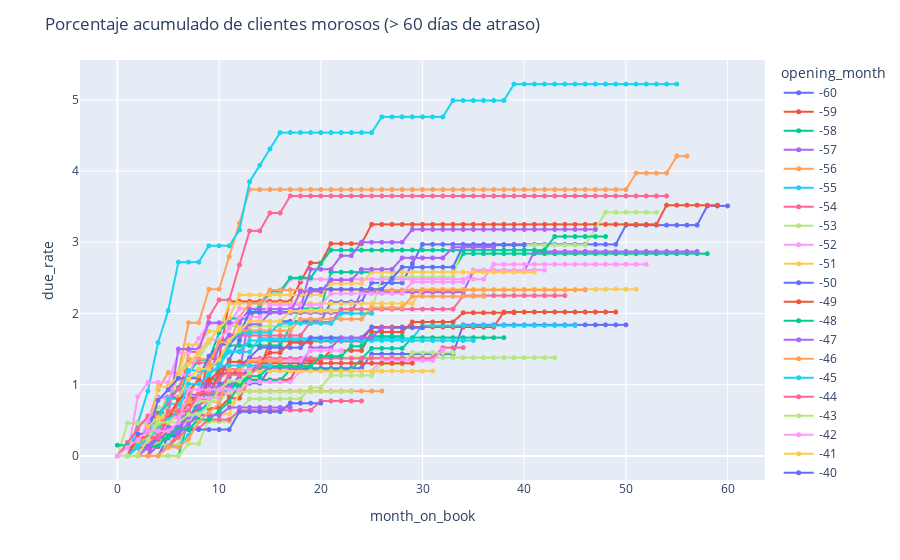

Write notebook code for a chart like this one.
### Markdown cell above
Ahora, se dará un vistazo a todos los cohortes.

### Code cell
get_cohort_graph(df_vintage_2, bucket_2)

### Figure 1 — Plotly figure (JSON) as saved in the notebook; plotly's stock layout.template omitted (floating-point values rounded to 4 significant figures)
{"data": [{"hovertemplate": "opening_month=-60<br>month_on_book=%{x}<br>due_rate=%{y}<extra></extra>", "legendgroup": "-60", "line": {"color": "#636efa", "dash": "solid"}, "marker": {"size": 5, "symbol": "circle"}, "mode": "markers+lines", "name": "-60", "showlegend": true, "type": "scattergl", "x": [0, 1, 2, 3, 4, 5, 6, 7, 8, 9, 10, 11, 12, 13, 14, 15, 16, 17, 18, 19, 20, 21, 22, 23, 24, 25, 26, 27, 28, 29, 30, 31, 32, 33, 34, 35, 36, 37, 38, 39, 40, 41, 42, 43, 44, 45, 46, 47, 48, 49, 50, 51, 52, 53, 54, 55, 56, 57, 58, 59, 60], "xaxis": "x", "y": [0, 0, 0, 0, 0, 0.27, 0.27, 0.81, 0.81, 1.08, 1.08, 1.35, 1.62, 1.89, 1.89, 1.89, 1.89, 1.89, 1.89, 1.89, 1.89, 2.16, 2.16, 2.16, 2.16, 2.43, 2.43, 2.43, 2.43, 2.7, 2.97, 2.97, 2.97, 2.97, 2.97, 2.97, 2.97, 2.97, 2.97, 2.97, 2.97, 2.97, 2.97, 2.97, 2.97, 2.97, 2.97, 2.97, 2.97, 2.97, 3.24, 3.24, 3.24, 3.24, 3.24, 3.24, 3.24, 3.24, 3.51, 3.51, 3.51], "yaxis": "y"}, {"hovertemplate": "opening_month=-59<br>month_on_book=%{x}<br>due_rate=%{y}<extra></extra>", "legendgroup": "-59", "line": {"color": "#EF553B", "dash": "solid"}, "marker": {"size": 5, "symbol": "circle"}, "mode": "markers+lines", "name": "-59", "showlegend": true, "type": "scattergl", "x": [0, 1, 2, 3, 4, 5, 6, 7, 8, 9, 10, 11, 12, 13, 14, 15, 16, 17, 18, 19, 20, 21, 22, 23, 24, 25, 26, 27, 28, 29, 30, 31, 32, 33, 34, 35, 36, 37, 38, 39, 40, 41, 42, 43, 44, 45, 46, 47, 48, 49, 50, 51, 52, 53, 54, 55, 56, 57, 58, 59], "xaxis": "x", "y": [0, 0, 0, 0.54, 0.54, 0.54, 0.81, 0.81, 0.81, 1.36, 1.36, 2.17, 2.17, 2.17, 2.17, 2.17, 2.17, 2.17, 2.44, 2.71, 2.71, 2.98, 2.98, 2.98, 2.98, 3.25, 3.25, 3.25, 3.25, 3.25, 3.25, 3.25, 3.25, 3.25, 3.25, 3.25, 3.25, 3.25, 3.25, 3.25, 3.25, 3.25, 3.25, 3.25, 3.25, 3.25, 3.25, 3.25, 3.25, 3.25, 3.25, 3.25, 3.25, 3.25, 3.52, 3.52, 3.52, 3.52, 3.52, 3.52], "yaxis": "y"}, {"hovertemplate": "opening_month=-58<br>month_on_book=%{x}<br>due_rate=%{y}<extra></extra>", "legendgroup": "-58", "line": {"color": "#00cc96", "dash": "solid"}, "marker": {"size": 5, "symbol": "circle"}, "mode": "markers+lines", "name": "-58", "showlegend": true, "type": "scattergl", "x": [0, 1, 2, 3, 4, 5, 6, 7, 8, 9, 10, 11, 12, 13, 14, 15, 16, 17, 18, 19, 20, 21, 22, 23, 24, 25, 26, 27, 28, 29, 30, 31, 32, 33, 34, 35, 36, 37, 38, 39, 40, 41, 42, 43, 44, 45, 46, 47, 48, 49, 50, 51, 52, 53, 54, 55, 56, 57, 58], "xaxis": "x", "y": [0, 0, 0, 0, 0, 0, 0, 0.52, 0.78, 0.78, 1.29, 1.55, 1.55, 1.55, 1.55, 1.55, 1.55, 1.81, 2.07, 2.07, 2.07, 2.58, 2.58, 2.58, 2.58, 2.58, 2.58, 2.58, 2.58, 2.58, 2.58, 2.58, 2.58, 2.58, 2.84, 2.84, 2.84, 2.84, 2.84, 2.84, 2.84, 2.84, 2.84, 2.84, 2.84, 2.84, 2.84, 2.84, 2.84, 2.84, 2.84, 2.84, 2.84, 2.84, 2.84, 2.84, 2.84, 2.84, 2.84], "yaxis": "y"}, {"hovertemplate": "opening_month=-57<br>month_on_book=%{x}<br>due_rate=%{y}<extra></extra>", "legendgroup": "-57", "line": {"color": "#ab63fa", "dash": "solid"}, "marker": {"size": 5, "symbol": "circle"}, "mode": "markers+lines", "name": "-57", "showlegend": true, "type": "scattergl", "x": [0, 1, 2, 3, 4, 5, 6, 7, 8, 9, 10, 11, 12, 13, 14, 15, 16, 17, 18, 19, 20, 21, 22, 23, 24, 25, 26, 27, 28, 29, 30, 31, 32, 33, 34, 35, 36, 37, 38, 39, 40, 41, 42, 43, 44, 45, 46, 47, 48, 49, 50, 51, 52, 53, 54, 55, 56, 57], "xaxis": "x", "y": [0, 0, 0, 0, 0.29, 0.29, 0.29, 0.86, 0.86, 0.86, 0.86, 0.86, 1.15, 2.01, 2.01, 2.01, 2.01, 2.01, 2.01, 2.01, 2.01, 2.01, 2.01, 2.01, 2.3, 2.3, 2.3, 2.3, 2.3, 2.3, 2.3, 2.3, 2.3, 2.3, 2.3, 2.59, 2.59, 2.59, 2.59, 2.59, 2.59, 2.87, 2.87, 2.87, 2.87, 2.87, 2.87, 2.87, 2.87, 2.87, 2.87, 2.87, 2.87, 2.87, 2.87, 2.87, 2.87, 2.87], "yaxis": "y"}, {"hovertemplate": "opening_month=-56<br>month_on_book=%{x}<br>due_rate=%{y}<extra></extra>", "legendgroup": "-56", "line": {"color": "#FFA15A", "dash": "solid"}, "marker": {"size": 5, "symbol": "circle"}, "mode": "markers+lines", "name": "-56", "showlegend": true, "type": "scattergl", "x": [0, 1, 2, 3, 4, 5, 6, 7, 8, 9, 10, 11, 12, 13, 14, 15, 16, 17, 18, 19, 20, 21, 22, 23, 24, 25, 26, 27, 28, 29, 30, 31, 32, 33, 34, 35, 36, 37, 38, 39, 40, 41, 42, 43, 44, 45, 46, 47, 48, 49, 50, 51, 52, 53, 54, 55, 56], "xaxis": "x", "y": [0, 0, 0.47, 0.47, 0.93, 1.17, 1.17, 1.87, 1.87, 2.34, 2.34, 2.8, 3.27, 3.74, 3.74, 3.74, 3.74, 3.74, 3.74, 3.74, 3.74, 3.74, 3.74, 3.74, 3.74, 3.74, 3.74, 3.74, 3.74, 3.74, 3.74, 3.74, 3.74, 3.74, 3.74, 3.74, 3.74, 3.74, 3.74, 3.74, 3.74, 3.74, 3.74, 3.74, 3.74, 3.74, 3.74, 3.74, 3.74, 3.74, 3.74, 3.97, 3.97, 3.97, 3.97, 4.21, 4.21], "yaxis": "y"}, {"hovertemplate": "opening_month=-55<br>month_on_book=%{x}<br>due_rate=%{y}<extra></extra>", "legendgroup": "-55", "line": {"color": "#19d3f3", "dash": "solid"}, "marker": {"size": 5, "symbol": "circle"}, "mode": "markers+lines", "name": "-55", "showlegend": true, "type": "scattergl", "x": [0, 1, 2, 3, 4, 5, 6, 7, 8, 9, 10, 11, 12, 13, 14, 15, 16, 17, 18, 19, 20, 21, 22, 23, 24, 25, 26, 27, 28, 29, 30, 31, 32, 33, 34, 35, 36, 37, 38, 39, 40, 41, 42, 43, 44, 45, 46, 47, 48, 49, 50, 51, 52, 53, 54, 55], "xaxis": "x", "y": [0, 0, 0.45, 0.91, 1.59, 2.04, 2.72, 2.72, 2.72, 2.95, 2.95, 2.95, 3.17, 3.85, 4.08, 4.31, 4.54, 4.54, 4.54, 4.54, 4.54, 4.54, 4.54, 4.54, 4.54, 4.54, 4.76, 4.76, 4.76, 4.76, 4.76, 4.76, 4.76, 4.99, 4.99, 4.99, 4.99, 4.99, 4.99, 5.22, 5.22, 5.22, 5.22, 5.22, 5.22, 5.22, 5.22, 5.22, 5.22, 5.22, 5.22, 5.22, 5.22, 5.22, 5.22, 5.22], "yaxis": "y"}, {"hovertemplate": "opening_month=-54<br>month_on_book=%{x}<br>due_rate=%{y}<extra></extra>", "legendgroup": "-54", "line": {"color": "#FF6692", "dash": "solid"}, "marker": {"size": 5, "symbol": "circle"}, "mode": "markers+lines", "name": "-54", "showlegend": true, "type": "scattergl", "x": [0, 1, 2, 3, 4, 5, 6, 7, 8, 9, 10, 11, 12, 13, 14, 15, 16, 17, 18, 19, 20, 21, 22, 23, 24, 25, 26, 27, 28, 29, 30, 31, 32, 33, 34, 35, 36, 37, 38, 39, 40, 41, 42, 43, 44, 45, 46, 47, 48, 49, 50, 51, 52, 53, 54], "xaxis": "x", "y": [0, 0, 0, 0.24, 0.49, 0.49, 0.73, 1.46, 1.46, 1.95, 2.19, 2.19, 2.68, 3.16, 3.16, 3.41, 3.41, 3.65, 3.65, 3.65, 3.65, 3.65, 3.65, 3.65, 3.65, 3.65, 3.65, 3.65, 3.65, 3.65, 3.65, 3.65, 3.65, 3.65, 3.65, 3.65, 3.65, 3.65, 3.65, 3.65, 3.65, 3.65, 3.65, 3.65, 3.65, 3.65, 3.65, 3.65, 3.65, 3.65, 3.65, 3.65, 3.65, 3.65, 3.65], "yaxis": "y"}, {"hovertemplate": "opening_month=-53<br>month_on_book=%{x}<br>due_rate=%{y}<extra></extra>", "legendgroup": "-53", "line": {"color": "#B6E880", "dash": "solid"}, "marker": {"size": 5, "symbol": "circle"}, "mode": "markers+lines", "name": "-53", "showlegend": true, "type": "scattergl", "x": [0, 1, 2, 3, 4, 5, 6, 7, 8, 9, 10, 11, 12, 13, 14, 15, 16, 17, 18, 19, 20, 21, 22, 23, 24, 25, 26, 27, 28, 29, 30, 31, 32, 33, 34, 35, 36, 37, 38, 39, 40, 41, 42, 43, 44, 45, 46, 47, 48, 49, 50, 51, 52, 53], "xaxis": "x", "y": [0, 0.46, 0.46, 0.46, 0.68, 0.68, 1.14, 1.37, 1.37, 1.59, 1.82, 1.82, 1.82, 1.82, 1.82, 1.82, 1.82, 1.82, 2.05, 2.05, 2.05, 2.05, 2.05, 2.05, 2.05, 2.05, 2.51, 2.51, 2.51, 2.51, 2.51, 2.51, 2.51, 2.51, 2.96, 2.96, 2.96, 2.96, 2.96, 2.96, 2.96, 2.96, 2.96, 2.96, 2.96, 2.96, 2.96, 3.19, 3.42, 3.42, 3.42, 3.42, 3.42, 3.42], "yaxis": "y"}, {"hovertemplate": "opening_month=-52<br>month_on_book=%{x}<br>due_rate=%{y}<extra></extra>", "legendgroup": "-52", "line": {"color": "#FF97FF", "dash": "solid"}, "marker": {"size": 5, "symbol": "circle"}, "mode": "markers+lines", "name": "-52", "showlegend": true, "type": "scattergl", "x": [0, 1, 2, 3, 4, 5, 6, 7, 8, 9, 10, 11, 12, 13, 14, 15, 16, 17, 18, 19, 20, 21, 22, 23, 24, 25, 26, 27, 28, 29, 30, 31, 32, 33, 34, 35, 36, 37, 38, 39, 40, 41, 42, 43, 44, 45, 46, 47, 48, 49, 50, 51, 52], "xaxis": "x", "y": [0, 0, 0.83, 1.03, 1.03, 1.03, 1.45, 1.45, 1.65, 1.86, 1.86, 1.86, 2.07, 2.07, 2.07, 2.27, 2.27, 2.48, 2.48, 2.48, 2.48, 2.48, 2.48, 2.48, 2.48, 2.48, 2.48, 2.48, 2.48, 2.48, 2.48, 2.48, 2.48, 2.48, 2.48, 2.48, 2.48, 2.69, 2.69, 2.69, 2.69, 2.69, 2.69, 2.69, 2.69, 2.69, 2.69, 2.69, 2.69, 2.69, 2.69, 2.69, 2.69], "yaxis": "y"}, {"hovertemplate": "opening_month=-51<br>month_on_book=%{x}<br>due_rate=%{y}<extra></extra>", "legendgroup": "-51", "line": {"color": "#FECB52", "dash": "solid"}, "marker": {"size": 5, "symbol": "circle"}, "mode": "markers+lines", "name": "-51", "showlegend": true, "type": "scattergl", "x": [0, 1, 2, 3, 4, 5, 6, 7, 8, 9, 10, 11, 12, 13, 14, 15, 16, 17, 18, 19, 20, 21, 22, 23, 24, 25, 26, 27, 28, 29, 30, 31, 32, 33, 34, 35, 36, 37, 38, 39, 40, 41, 42, 43, 44, 45, 46, 47, 48, 49, 50, 51], "xaxis": "x", "y": [0, 0.19, 0.19, 0.39, 0.39, 0.97, 1.17, 1.56, 1.56, 1.75, 1.75, 2.14, 2.14, 2.14, 2.14, 2.14, 2.14, 2.14, 2.14, 2.14, 2.14, 2.14, 2.14, 2.14, 2.14, 2.14, 2.14, 2.14, 2.14, 2.14, 2.34, 2.34, 2.34, 2.34, 2.34, 2.34, 2.34, 2.34, 2.34, 2.34, 2.34, 2.34, 2.34, 2.34, 2.34, 2.34, 2.34, 2.34, 2.34, 2.34, 2.34, 2.34], "yaxis": "y"}, {"hovertemplate": "opening_month=-50<br>month_on_book=%{x}<br>due_rate=%{y}<extra></extra>", "legendgroup": "-50", "line": {"color": "#636efa", "dash": "solid"}, "marker": {"size": 5, "symbol": "circle"}, "mode": "markers+lines", "name": "-50", "showlegend": true, "type": "scattergl", "x": [0, 1, 2, 3, 4, 5, 6, 7, 8, 9, 10, 11, 12, 13, 14, 15, 16, 17, 18, 19, 20, 21, 22, 23, 24, 25, 26, 27, 28, 29, 30, 31, 32, 33, 34, 35, 36, 37, 38, 39, 40, 41, 42, 43, 44, 45, 46, 47, 48, 49, 50], "xaxis": "x", "y": [0, 0, 0.2, 0.41, 0.82, 0.82, 0.82, 0.82, 0.82, 1.02, 1.02, 1.02, 1.02, 1.02, 1.02, 1.23, 1.23, 1.23, 1.23, 1.23, 1.23, 1.23, 1.23, 1.23, 1.23, 1.43, 1.43, 1.43, 1.43, 1.43, 1.43, 1.43, 1.43, 1.43, 1.84, 1.84, 1.84, 1.84, 1.84, 1.84, 1.84, 1.84, 1.84, 1.84, 1.84, 1.84, 1.84, 1.84, 1.84, 1.84, 1.84], "yaxis": "y"}, {"hovertemplate": "opening_month=-49<br>month_on_book=%{x}<br>due_rate=%{y}<extra></extra>", "legendgroup": "-49", "line": {"color": "#EF553B", "dash": "solid"}, "marker": {"size": 5, "symbol": "circle"}, "mode": "markers+lines", "name": "-49", "showlegend": true, "type": "scattergl", "x": [0, 1, 2, 3, 4, 5, 6, 7, 8, 9, 10, 11, 12, 13, 14, 15, 16, 17, 18, 19, 20, 21, 22, 23, 24, 25, 26, 27, 28, 29, 30, 31, 32, 33, 34, 35, 36, 37, 38, 39, 40, 41, 42, 43, 44, 45, 46, 47, 48, 49], "xaxis": "x", "y": [0, 0, 0, 0, 0.6, 0.6, 0.6, 0.81, 0.81, 1.01, 1.21, 1.21, 1.21, 1.21, 1.21, 1.61, 1.61, 1.61, 1.61, 1.61, 1.61, 1.61, 1.61, 1.61, 1.61, 1.81, 1.81, 1.81, 1.81, 1.81, 1.81, 1.81, 1.81, 1.81, 1.81, 1.81, 1.81, 1.81, 2.02, 2.02, 2.02, 2.02, 2.02, 2.02, 2.02, 2.02, 2.02, 2.02, 2.02, 2.02], "yaxis": "y"}, {"hovertemplate": "opening_month=-48<br>month_on_book=%{x}<br>due_rate=%{y}<extra></extra>", "legendgroup": "-48", "line": {"color": "#00cc96", "dash": "solid"}, "marker": {"size": 5, "symbol": "circle"}, "mode": "markers+lines", "name": "-48", "showlegend": true, "type": "scattergl", "x": [0, 1, 2, 3, 4, 5, 6, 7, 8, 9, 10, 11, 12, 13, 14, 15, 16, 17, 18, 19, 20, 21, 22, 23, 24, 25, 26, 27, 28, 29, 30, 31, 32, 33, 34, 35, 36, 37, 38, 39, 40, 41, 42, 43, 44, 45, 46, 47, 48], "xaxis": "x", "y": [0, 0, 0, 0.19, 0.58, 0.77, 0.96, 1.16, 1.35, 1.35, 1.73, 1.93, 1.93, 1.93, 2.12, 2.31, 2.31, 2.5, 2.5, 2.5, 2.7, 2.89, 2.89, 2.89, 2.89, 2.89, 2.89, 2.89, 2.89, 2.89, 2.89, 2.89, 2.89, 2.89, 2.89, 2.89, 2.89, 2.89, 2.89, 2.89, 2.89, 2.89, 2.89, 3.08, 3.08, 3.08, 3.08, 3.08, 3.08], "yaxis": "y"}, {"hovertemplate": "opening_month=-47<br>month_on_book=%{x}<br>due_rate=%{y}<extra></extra>", "legendgroup": "-47", "line": {"color": "#ab63fa", "dash": "solid"}, "marker": {"size": 5, "symbol": "circle"}, "mode": "markers+lines", "name": "-47", "showlegend": true, "type": "scattergl", "x": [0, 1, 2, 3, 4, 5, 6, 7, 8, 9, 10, 11, 12, 13, 14, 15, 16, 17, 18, 19, 20, 21, 22, 23, 24, 25, 26, 27, 28, 29, 30, 31, 32, 33, 34, 35, 36, 37, 38, 39, 40, 41, 42, 43, 44, 45, 46, 47], "xaxis": "x", "y": [0, 0, 0, 0.37, 0.56, 0.56, 1.5, 1.5, 1.5, 1.87, 1.87, 1.87, 1.87, 2.06, 2.06, 2.06, 2.06, 2.06, 2.06, 2.62, 2.62, 2.62, 2.81, 2.81, 3, 3, 3, 3, 3, 3.18, 3.18, 3.18, 3.18, 3.18, 3.18, 3.18, 3.18, 3.18, 3.18, 3.18, 3.18, 3.18, 3.18, 3.18, 3.18, 3.18, 3.18, 3.18], "yaxis": "y"}, {"hovertemplate": "opening_month=-46<br>month_on_book=%{x}<br>due_rate=%{y}<extra></extra>", "legendgroup": "-46", "line": {"color": "#FFA15A", "dash": "solid"}, "marker": {"size": 5, "symbol": "circle"}, "mode": "markers+lines", "name": "-46", "showlegend": true, "type": "scattergl", "x": [0, 1, 2, 3, 4, 5, 6, 7, 8, 9, 10, 11, 12, 13, 14, 15, 16, 17, 18, 19, 20, 21, 22, 23, 24, 25, 26, 27, 28, 29, 30, 31, 32, 33, 34, 35, 36, 37, 38, 39, 40, 41, 42, 43, 44, 45, 46], "xaxis": "x", "y": [0, 0, 0, 0.19, 0.39, 0.58, 0.78, 1.36, 1.36, 1.36, 1.56, 1.56, 1.95, 2.14, 2.14, 2.33, 2.33, 2.33, 2.33, 2.33, 2.33, 2.33, 2.33, 2.33, 2.33, 2.33, 2.33, 2.33, 2.33, 2.33, 2.33, 2.33, 2.33, 2.33, 2.33, 2.33, 2.33, 2.33, 2.33, 2.33, 2.33, 2.33, 2.33, 2.33, 2.33, 2.33, 2.33], "yaxis": "y"}, {"hovertemplate": "opening_month=-45<br>month_on_book=%{x}<br>due_rate=%{y}<extra></extra>", "legendgroup": "-45", "line": {"color": "#19d3f3", "dash": "solid"}, "marker": {"size": 5, "symbol": "circle"}, "mode": "markers+lines", "name": "-45", "showlegend": true, "type": "scattergl", "x": [0, 1, 2, 3, 4, 5, 6, 7, 8, 9, 10, 11, 12, 13, 14, 15, 16, 17, 18, 19, 20, 21, 22, 23, 24, 25, 26, 27, 28, 29, 30, 31, 32, 33, 34, 35, 36, 37, 38, 39, 40, 41, 42, 43, 44, 45], "xaxis": "x", "y": [0, 0, 0, 0.18, 0.55, 0.73, 0.73, 1.1, 1.1, 1.28, 1.28, 1.46, 1.46, 1.46, 1.65, 1.65, 1.65, 1.65, 1.65, 1.65, 1.65, 1.65, 1.65, 1.65, 1.65, 1.65, 1.65, 1.65, 1.65, 1.65, 1.83, 1.83, 1.83, 1.83, 1.83, 1.83, 1.83, 1.83, 1.83, 1.83, 1.83, 1.83, 1.83, 1.83, 1.83, 1.83], "yaxis": "y"}, {"hovertemplate": "opening_month=-44<br>month_on_book=%{x}<br>due_rate=%{y}<extra></extra>", "legendgroup": "-44", "line": {"color": "#FF6692", "dash": "solid"}, "marker": {"size": 5, "symbol": "circle"}, "mode": "markers+lines", "name": "-44", "showlegend": true, "type": "scattergl", "x": [0, 1, 2, 3, 4, 5, 6, 7, 8, 9, 10, 11, 12, 13, 14, 15, 16, 17, 18, 19, 20, 21, 22, 23, 24, 25, 26, 27, 28, 29, 30, 31, 32, 33, 34, 35, 36, 37, 38, 39, 40, 41, 42, 43, 44], "xaxis": "x", "y": [0, 0.19, 0.38, 0.56, 0.56, 0.75, 0.94, 1.31, 1.31, 1.31, 1.5, 1.69, 1.69, 1.69, 1.69, 1.69, 1.69, 1.69, 1.69, 1.88, 1.88, 1.88, 2.06, 2.06, 2.06, 2.06, 2.06, 2.06, 2.06, 2.06, 2.06, 2.06, 2.06, 2.06, 2.25, 2.25, 2.25, 2.25, 2.25, 2.25, 2.25, 2.25, 2.25, 2.25, 2.25], "yaxis": "y"}, {"hovertemplate": "opening_month=-43<br>month_on_book=%{x}<br>due_rate=%{y}<extra></extra>", "legendgroup": "-43", "line": {"color": "#B6E880", "dash": "solid"}, "marker": {"size": 5, "symbol": "circle"}, "mode": "markers+lines", "name": "-43", "showlegend": true, "type": "scattergl", "x": [0, 1, 2, 3, 4, 5, 6, 7, 8, 9, 10, 11, 12, 13, 14, 15, 16, 17, 18, 19, 20, 21, 22, 23, 24, 25, 26, 27, 28, 29, 30, 31, 32, 33, 34, 35, 36, 37, 38, 39, 40, 41, 42, 43], "xaxis": "x", "y": [0, 0, 0, 0, 0, 0, 0, 0.17, 0.17, 0.52, 0.52, 0.69, 0.86, 1.21, 1.21, 1.21, 1.21, 1.21, 1.21, 1.38, 1.38, 1.38, 1.38, 1.38, 1.38, 1.38, 1.38, 1.38, 1.38, 1.38, 1.38, 1.38, 1.38, 1.38, 1.38, 1.38, 1.38, 1.38, 1.38, 1.38, 1.38, 1.38, 1.38, 1.38], "yaxis": "y"}, {"hovertemplate": "opening_month=-42<br>month_on_book=%{x}<br>due_rate=%{y}<extra></extra>", "legendgroup": "-42", "line": {"color": "#FF97FF", "dash": "solid"}, "marker": {"size": 5, "symbol": "circle"}, "mode": "markers+lines", "name": "-42", "showlegend": true, "type": "scattergl", "x": [0, 1, 2, 3, 4, 5, 6, 7, 8, 9, 10, 11, 12, 13, 14, 15, 16, 17, 18, 19, 20, 21, 22, 23, 24, 25, 26, 27, 28, 29, 30, 31, 32, 33, 34, 35, 36, 37, 38, 39, 40, 41, 42], "xaxis": "x", "y": [0, 0, 0.16, 0.49, 0.81, 0.81, 1.14, 1.14, 1.47, 1.63, 1.63, 1.79, 1.95, 1.95, 1.95, 2.12, 2.12, 2.12, 2.12, 2.12, 2.12, 2.28, 2.28, 2.28, 2.28, 2.28, 2.28, 2.28, 2.28, 2.44, 2.44, 2.44, 2.44, 2.44, 2.44, 2.61, 2.61, 2.61, 2.61, 2.61, 2.61, 2.61, 2.61], "yaxis": "y"}, {"hovertemplate": "opening_month=-41<br>month_on_book=%{x}<br>due_rate=%{y}<extra></extra>", "legendgroup": "-41", "line": {"color": "#FECB52", "dash": "solid"}, "marker": {"size": 5, "symbol": "circle"}, "mode": "markers+lines", "name": "-41", "showlegend": true, "type": "scattergl", "x": [0, 1, 2, 3, 4, 5, 6, 7, 8, 9, 10, 11, 12, 13, 14, 15, 16, 17, 18, 19, 20, 21, 22, 23, 24, 25, 26, 27, 28, 29, 30, 31, 32, 33, 34, 35, 36, 37, 38, 39, 40, 41], "xaxis": "x", "y": [0, 0, 0, 0.16, 0.97, 0.97, 1.13, 1.29, 1.45, 1.62, 1.78, 1.94, 2.26, 2.26, 2.26, 2.26, 2.26, 2.26, 2.26, 2.26, 2.26, 2.42, 2.42, 2.42, 2.42, 2.58, 2.58, 2.58, 2.58, 2.58, 2.58, 2.58, 2.58, 2.58, 2.58, 2.58, 2.58, 2.58, 2.58, 2.58, 2.58, 2.58], "yaxis": "y"}, {"hovertemplate": "opening_month=-40<br>month_on_book=%{x}<br>due_rate=%{y}<extra></extra>", "legendgroup": "-40", "line": {"color": "#636efa", "dash": "solid"}, "marker": {"size": 5, "symbol": "circle"}, "mode": "markers+lines", "name": "-40", "showlegend": true, "type": "scattergl", "x": [0, 1, 2, 3, 4, 5, 6, 7, 8, 9, 10, 11, 12, 13, 14, 15, 16, 17, 18, 19, 20, 21, 22, 23, 24, 25, 26, 27, 28, 29, 30, 31, 32, 33, 34, 35, 36, 37, 38, 39, 40], "xaxis": "x", "y": [0, 0, 0.31, 0.31, 0.78, 0.93, 1.09, 1.09, 1.09, 1.4, 1.56, 1.56, 1.71, 2.02, 2.02, 2.02, 2.02, 2.02, 2.02, 2.34, 2.34, 2.34, 2.34, 2.34, 2.34, 2.34, 2.34, 2.49, 2.65, 2.65, 2.65, 2.65, 2.65, 2.65, 2.96, 2.96, 2.96, 2.96, 2.96, 2.96, 2.96], "yaxis": "y"}, {"hovertemplate": "opening_month=-39<br>month_on_book=%{x}<br>due_rate=%{y}<extra></extra>", "legendgroup": "-39", "line": {"color": "#EF553B", "dash": "solid"}, "marker": {"size": 5, "symbol": "circle"}, "mode": "markers+lines", "name": "-39", "showlegend": true, "type": "scattergl", "x": [0, 1, 2, 3, 4, 5, 6, 7, 8, 9, 10, 11, 12, 13, 14, 15, 16, 17, 18, 19, 20, 21, 22, 23, 24, 25, 26, 27, 28, 29, 30, 31, 32, 33, 34, 35, 36, 37, 38, 39], "xaxis": "x", "y": [0, 0.13, 0.13, 0.13, 0.13, 0.4, 0.4, 0.54, 0.67, 0.67, 0.67, 0.81, 0.81, 1.07, 1.07, 1.07, 1.07, 1.07, 1.34, 1.34, 1.34, 1.48, 1.48, 1.48, 1.48, 1.74, 1.74, 1.74, 1.74, 1.88, 1.88, 1.88, 1.88, 1.88, 2.01, 2.01, 2.01, 2.01, 2.01, 2.01], "yaxis": "y"}, {"hovertemplate": "opening_month=-38<br>month_on_book=%{x}<br>due_rate=%{y}<extra></extra>", "legendgroup": "-38", "line": {"color": "#00cc96", "dash": "solid"}, "marker": {"size": 5, "symbol": "circle"}, "mode": "markers+lines", "name": "-38", "showlegend": true, "type": "scattergl", "x": [0, 1, 2, 3, 4, 5, 6, 7, 8, 9, 10, 11, 12, 13, 14, 15, 16, 17, 18, 19, 20, 21, 22, 23, 24, 25, 26, 27, 28, 29, 30, 31, 32, 33, 34, 35, 36, 37, 38], "xaxis": "x", "y": [0.15, 0.15, 0.15, 0.15, 0.3, 0.3, 0.3, 0.45, 0.61, 0.76, 0.91, 0.91, 1.06, 1.06, 1.06, 1.06, 1.06, 1.21, 1.21, 1.21, 1.21, 1.21, 1.21, 1.21, 1.36, 1.51, 1.51, 1.51, 1.51, 1.66, 1.66, 1.66, 1.66, 1.66, 1.66, 1.66, 1.66, 1.66, 1.66], "yaxis": "y"}, {"hovertemplate": "opening_month=-37<br>month_on_book=%{x}<br>due_rate=%{y}<extra></extra>", "legendgroup": "-37", "line": {"color": "#ab63fa", "dash": "solid"}, "marker": {"size": 5, "symbol": "circle"}, "mode": "markers+lines", "name": "-37", "showlegend": true, "type": "scattergl", "x": [0, 1, 2, 3, 4, 5, 6, 7, 8, 9, 10, 11, 12, 13, 14, 15, 16, 17, 18, 19, 20, 21, 22, 23, 24, 25, 26, 27, 28, 29, 30, 31, 32, 33, 34, 35, 36, 37], "xaxis": "x", "y": [0, 0, 0, 0, 0.15, 0.15, 0.31, 0.93, 0.93, 1.08, 1.54, 1.7, 1.7, 1.85, 1.85, 2.01, 2.01, 2.01, 2.31, 2.31, 2.31, 2.47, 2.47, 2.47, 2.62, 2.62, 2.62, 2.62, 2.78, 2.78, 2.78, 2.78, 2.78, 2.93, 2.93, 2.93, 2.93, 2.93], "yaxis": "y"}, {"hovertemplate": "opening_month=-36<br>month_on_book=%{x}<br>due_rate=%{y}<extra></extra>", "legendgroup": "-36", "line": {"color": "#FFA15A", "dash": "solid"}, "marker": {"size": 5, "symbol": "circle"}, "mode": "markers+lines", "name": "-36", "showlegend": true, "type": "scattergl", "x": [0, 1, 2, 3, 4, 5, 6, 7, 8, 9, 10, 11, 12, 13, 14, 15, 16, 17, 18, 19, 20, 21, 22, 23, 24, 25, 26, 27, 28, 29, 30, 31, 32, 33, 34, 35, 36], "xaxis": "x", "y": [0, 0, 0, 0.16, 0.32, 0.64, 0.64, 0.8, 1.12, 1.28, 1.6, 1.6, 1.76, 1.76, 1.76, 1.76, 1.76, 1.76, 1.92, 1.92, 1.92, 1.92, 1.92, 1.92, 1.92, 2.08, 2.08, 2.08, 2.08, 2.24, 2.24, 2.24, 2.24, 2.24, 2.24, 2.24, 2.24], "yaxis": "y"}, {"hovertemplate": "opening_month=-35<br>month_on_book=%{x}<br>due_rate=%{y}<extra></extra>", "legendgroup": "-35", "line": {"color": "#19d3f3", "dash": "solid"}, "marker": {"size": 5, "symbol": "circle"}, "mode": "markers+lines", "name": "-35", "showlegend": true, "type": "scattergl", "x": [0, 1, 2, 3, 4, 5, 6, 7, 8, 9, 10, 11, 12, 13, 14, 15, 16, 17, 18, 19, 20, 21, 22, 23, 24, 25, 26, 27, 28, 29, 30, 31, 32, 33, 34, 35], "xaxis": "x", "y": [0, 0, 0, 0.15, 0.15, 0.15, 0.15, 0.29, 0.59, 0.74, 1.33, 1.47, 1.47, 1.62, 1.62, 1.62, 1.62, 1.62, 1.62, 1.62, 1.62, 1.62, 1.62, 1.62, 1.62, 1.62, 1.62, 1.62, 1.62, 1.62, 1.62, 1.62, 1.62, 1.62, 1.62, 1.62], "yaxis": "y"}, {"hovertemplate": "opening_month=-34<br>month_on_book=%{x}<br>due_rate=%{y}<extra></extra>", "legendgroup": "-34", "line": {"color": "#FF6692", "dash": "solid"}, "marker": {"size": 5, "symbol": "circle"}, "mode": "markers+lines", "name": "-34", "showlegend": true, "type": "scattergl", "x": [0, 1, 2, 3, 4, 5, 6, 7, 8, 9, 10, 11, 12, 13, 14, 15, 16, 17, 18, 19, 20, 21, 22, 23, 24, 25, 26, 27, 28, 29, 30, 31, 32, 33, 34], "xaxis": "x", "y": [0, 0, 0, 0, 0, 0.15, 0.3, 0.76, 0.76, 0.91, 1.07, 1.22, 1.22, 1.37, 1.37, 1.37, 1.37, 1.37, 1.37, 1.37, 1.37, 1.37, 1.37, 1.37, 1.37, 1.37, 1.37, 1.37, 1.37, 1.37, 1.37, 1.37, 1.52, 1.52, 1.52], "yaxis": "y"}, {"hovertemplate": "opening_month=-33<br>month_on_book=%{x}<br>due_rate=%{y}<extra></extra>", "legendgroup": "-33", "line": {"color": "#B6E880", "dash": "solid"}, "marker": {"size": 5, "symbol": "circle"}, "mode": "markers+lines", "name": "-33", "showlegend": true, "type": "scattergl", "x": [0, 1, 2, 3, 4, 5, 6, 7, 8, 9, 10, 11, 12, 13, 14, 15, 16, 17, 18, 19, 20, 21, 22, 23, 24, 25, 26, 27, 28, 29, 30, 31, 32, 33], "xaxis": "x", "y": [0, 0, 0.16, 0.16, 0.16, 0.16, 0.16, 0.48, 0.48, 0.48, 0.48, 0.48, 0.64, 0.8, 0.8, 0.8, 0.8, 0.8, 0.8, 0.96, 0.96, 1.13, 1.13, 1.13, 1.13, 1.13, 1.29, 1.29, 1.29, 1.45, 1.45, 1.45, 1.45, 1.45], "yaxis": "y"}, {"hovertemplate": "opening_month=-32<br>month_on_book=%{x}<br>due_rate=%{y}<extra></extra>", "legendgroup": "-32", "line": {"color": "#FF97FF", "dash": "solid"}, "marker": {"size": 5, "symbol": "circle"}, "mode": "markers+lines", "name": "-32", "showlegend": true, "type": "scattergl", "x": [0, 1, 2, 3, 4, 5, 6, 7, 8, 9, 10, 11, 12, 13, 14, 15, 16, 17, 18, 19, 20, 21, 22, 23, 24, 25, 26, 27, 28, 29, 30, 31, 32], "xaxis": "x", "y": [0, 0, 0.15, 0.15, 0.3, 0.3, 0.45, 0.45, 0.74, 0.74, 0.89, 0.89, 0.89, 1.04, 1.04, 1.04, 1.04, 1.04, 1.19, 1.19, 1.19, 1.19, 1.19, 1.19, 1.19, 1.19, 1.34, 1.34, 1.34, 1.34, 1.34, 1.34, 1.49], "yaxis": "y"}, {"hovertemplate": "opening_month=-31<br>month_on_book=%{x}<br>due_rate=%{y}<extra></extra>", "legendgroup": "-31", "line": {"color": "#FECB52", "dash": "solid"}, "marker": {"size": 5, "symbol": "circle"}, "mode": "markers+lines", "name": "-31", "showlegend": true, "type": "scattergl", "x": [0, 1, 2, 3, 4, 5, 6, 7, 8, 9, 10, 11, 12, 13, 14, 15, 16, 17, 18, 19, 20, 21, 22, 23, 24, 25, 26, 27, 28, 29, 30, 31], "xaxis": "x", "y": [0, 0, 0.15, 0.15, 0.15, 0.45, 0.59, 0.59, 0.59, 0.59, 0.59, 0.59, 0.89, 1.19, 1.19, 1.19, 1.19, 1.19, 1.19, 1.19, 1.19, 1.19, 1.19, 1.19, 1.19, 1.19, 1.19, 1.19, 1.19, 1.19, 1.19, 1.19], "yaxis": "y"}, {"hovertemplate": "opening_month=-30<br>month_on_book=%{x}<br>due_rate=%{y}<extra></extra>", "legendgroup": "-30", "line": {"color": "#636efa", "dash": "solid"}, "marker": {"size": 5, "symbol": "circle"}, "mode": "markers+lines", "name": "-30", "showlegend": true, "type": "scattergl", "x": [0, 1, 2, 3, 4, 5, 6, 7, 8, 9, 10, 11, 12, 13, 14, 15, 16, 17, 18, 19, 20, 21, 22, 23, 24, 25, 26, 27, 28, 29, 30], "xaxis": "x", "y": [0, 0, 0, 0.14, 0.14, 0.28, 0.28, 0.69, 0.69, 0.97, 0.97, 1.11, 1.24, 1.38, 1.52, 1.52, 1.52, 1.52, 1.52, 1.66, 1.66, 1.66, 1.66, 1.66, 1.66, 1.8, 1.8, 1.8, 1.8, 1.8, 1.8], "yaxis": "y"}, {"hovertemplate": "opening_month=-29<br>month_on_book=%{x}<br>due_rate=%{y}<extra></extra>", "legendgroup": "-29", "line": {"color": "#EF553B", "dash": "solid"}, "marker": {"size": 5, "symbol": "circle"}, "mode": "markers+lines", "name": "-29", "showlegend": true, "type": "scattergl", "x": [0, 1, 2, 3, 4, 5, 6, 7, 8, 9, 10, 11, 12, 13, 14, 15, 16, 17, 18, 19, 20, 21, 22, 23, 24, 25, 26, 27, 28, 29], "xaxis": "x", "y": [0, 0, 0, 0.14, 0.29, 0.58, 0.58, 0.72, 0.87, 0.87, 1.16, 1.16, 1.16, 1.16, 1.3, 1.3, 1.3, 1.3, 1.3, 1.3, 1.3, 1.3, 1.3, 1.3, 1.3, 1.3, 1.3, 1.3, 1.3, 1.3], "yaxis": "y"}, {"hovertemplate": "opening_month=-28<br>month_on_book=%{x}<br>due_rate=%{y}<extra></extra>", "legendgroup": "-28", "line": {"color": "#00cc96", "dash": "solid"}, "marker": {"size": 5, "symbol": "circle"}, "mode": "markers+lines", "name": "-28", "showlegend": true, "type": "scattergl", "x": [0, 1, 2, 3, 4, 5, 6, 7, 8, 9, 10, 11, 12, 13, 14, 15, 16, 17, 18, 19, 20, 21, 22, 23, 24, 25, 26, 27, 28], "xaxis": "x", "y": [0, 0, 0.14, 0.14, 0.14, 0.28, 0.42, 0.56, 0.7, 0.84, 0.98, 0.98, 0.98, 1.12, 1.12, 1.26, 1.26, 1.26, 1.26, 1.26, 1.4, 1.4, 1.4, 1.54, 1.54, 1.68, 1.68, 1.68, 1.68], "yaxis": "y"}, {"hovertemplate": "opening_month=-27<br>month_on_book=%{x}<br>due_rate=%{y}<extra></extra>", "legendgroup": "-27", "line": {"color": "#ab63fa", "dash": "solid"}, "marker": {"size": 5, "symbol": "circle"}, "mode": "markers+lines", "name": "-27", "showlegend": true, "type": "scattergl", "x": [0, 1, 2, 3, 4, 5, 6, 7, 8, 9, 10, 11, 12, 13, 14, 15, 16, 17, 18, 19, 20, 21, 22, 23, 24, 25, 26, 27], "xaxis": "x", "y": [0, 0, 0, 0.14, 0.28, 0.41, 0.41, 0.55, 0.69, 0.97, 0.97, 0.97, 1.11, 1.24, 1.24, 1.24, 1.24, 1.24, 1.24, 1.52, 1.52, 1.52, 1.66, 1.66, 1.66, 1.66, 1.8, 1.8], "yaxis": "y"}, {"hovertemplate": "opening_month=-26<br>month_on_book=%{x}<br>due_rate=%{y}<extra></extra>", "legendgroup": "-26", "line": {"color": "#FFA15A", "dash": "solid"}, "marker": {"size": 5, "symbol": "circle"}, "mode": "markers+lines", "name": "-26", "showlegend": true, "type": "scattergl", "x": [0, 1, 2, 3, 4, 5, 6, 7, 8, 9, 10, 11, 12, 13, 14, 15, 16, 17, 18, 19, 20, 21, 22, 23, 24, 25, 26], "xaxis": "x", "y": [0, 0, 0, 0.3, 0.46, 0.61, 0.61, 0.76, 0.76, 0.76, 0.76, 0.91, 0.91, 0.91, 0.91, 0.91, 0.91, 0.91, 0.91, 0.91, 0.91, 0.91, 0.91, 0.91, 0.91, 0.91, 0.91], "yaxis": "y"}, {"hovertemplate": "opening_month=-25<br>month_on_book=%{x}<br>due_rate=%{y}<extra></extra>", "legendgroup": "-25", "line": {"color": "#19d3f3", "dash": "solid"}, "marker": {"size": 5, "symbol": "circle"}, "mode": "markers+lines", "name": "-25", "showlegend": true, "type": "scattergl", "x": [0, 1, 2, 3, 4, 5, 6, 7, 8, 9, 10, 11, 12, 13, 14, 15, 16, 17, 18, 19, 20, 21, 22, 23, 24, 25], "xaxis": "x", "y": [0, 0, 0.13, 0.27, 0.53, 0.8, 0.8, 1.2, 1.2, 1.2, 1.2, 1.6, 1.73, 1.73, 1.73, 1.73, 1.86, 1.86, 1.86, 1.86, 1.86, 1.86, 2, 2, 2, 2], "yaxis": "y"}, {"hovertemplate": "opening_month=-24<br>month_on_book=%{x}<br>due_rate=%{y}<extra></extra>", "legendgroup": "-24", "line": {"color": "#FF6692", "dash": "solid"}, "marker": {"size": 5, "symbol": "circle"}, "mode": "markers+lines", "name": "-24", "showlegend": true, "type": "scattergl", "x": [0, 1, 2, 3, 4, 5, 6, 7, 8, 9, 10, 11, 12, 13, 14, 15, 16, 17, 18, 19, 20, 21, 22, 23, 24], "xaxis": "x", "y": [0, 0, 0, 0, 0, 0.13, 0.26, 0.39, 0.39, 0.51, 0.51, 0.51, 0.64, 0.64, 0.64, 0.64, 0.64, 0.64, 0.64, 0.64, 0.77, 0.77, 0.77, 0.77, 0.77], "yaxis": "y"}, {"hovertemplate": "opening_month=-23<br>month_on_book=%{x}<br>due_rate=%{y}<extra></extra>", "legendgroup": "-23", "line": {"color": "#B6E880", "dash": "solid"}, "marker": {"size": 5, "symbol": "circle"}, "mode": "markers+lines", "name": "-23", "showlegend": true, "type": "scattergl", "x": [0, 1, 2, 3, 4, 5, 6, 7, 8, 9, 10, 11, 12, 13, 14, 15, 16, 17, 18, 19, 20, 21, 22, 23], "xaxis": "x", "y": [0, 0, 0, 0.26, 0.51, 0.64, 0.64, 0.64, 0.77, 0.77, 0.77, 0.9, 0.9, 0.9, 0.9, 0.9, 0.9, 0.9, 0.9, 0.9, 0.9, 0.9, 0.9, 0.9], "yaxis": "y"}, {"hovertemplate": "opening_month=-22<br>month_on_book=%{x}<br>due_rate=%{y}<extra></extra>", "legendgroup": "-22", "line": {"color": "#FF97FF", "dash": "solid"}, "marker": {"size": 5, "symbol": "circle"}, "mode": "markers+lines", "name": "-22", "showlegend": true, "type": "scattergl", "x": [0, 1, 2, 3, 4, 5, 6, 7, 8, 9, 10, 11, 12, 13, 14, 15, 16, 17, 18, 19, 20, 21, 22], "xaxis": "x", "y": [0, 0, 0.13, 0.27, 0.27, 0.54, 0.54, 0.67, 0.81, 0.81, 0.81, 1.21, 1.21, 1.21, 1.34, 1.34, 1.34, 1.34, 1.34, 1.48, 1.48, 1.48, 1.48], "yaxis": "y"}, {"hovertemplate": "opening_month=-21<br>month_on_book=%{x}<br>due_rate=%{y}<extra></extra>", "legendgroup": "-21", "line": {"color": "#FECB52", "dash": "solid"}, "marker": {"size": 5, "symbol": "circle"}, "mode": "markers+lines", "name": "-21", "showlegend": true, "type": "scattergl", "x": [0, 1, 2, 3, 4, 5, 6, 7, 8, 9, 10, 11, 12, 13, 14, 15, 16, 17, 18, 19, 20, 21], "xaxis": "x", "y": [0, 0, 0, 0.41, 0.54, 0.54, 0.81, 1.08, 1.22, 1.22, 1.35, 1.62, 1.76, 1.89, 1.89, 1.89, 1.89, 2.03, 2.03, 2.03, 2.03, 2.03], "yaxis": "y"}, {"hovertemplate": "opening_month=-20<br>month_on_book=%{x}<br>due_rate=%{y}<extra></extra>", "legendgroup": "-20", "line": {"color": "#636efa", "dash": "solid"}, "marker": {"size": 5, "symbol": "circle"}, "mode": "markers+lines", "name": "-20", "showlegend": true, "type": "scattergl", "x": [0, 1, 2, 3, 4, 5, 6, 7, 8, 9, 10, 11, 12, 13, 14, 15, 16, 17, 18, 19, 20], "xaxis": "x", "y": [0, 0, 0.12, 0.12, 0.25, 0.25, 0.37, 0.37, 0.37, 0.37, 0.37, 0.37, 0.62, 0.62, 0.62, 0.62, 0.62, 0.74, 0.74, 0.74, 0.74], "yaxis": "y"}, {"hovertemplate": "opening_month=-19<br>month_on_book=%{x}<br>due_rate=%{y}<extra></extra>", "legendgroup": "-19", "line": {"color": "#EF553B", "dash": "solid"}, "marker": {"size": 5, "symbol": "circle"}, "mode": "markers+lines", "name": "-19", "showlegend": true, "type": "scattergl", "x": [0, 1, 2, 3, 4, 5, 6, 7, 8, 9, 10, 11, 12, 13, 14, 15, 16, 17, 18, 19], "xaxis": "x", "y": [0, 0, 0.26, 0.26, 0.26, 0.53, 0.79, 0.92, 1.06, 1.06, 1.19, 1.32, 1.32, 1.32, 1.32, 1.45, 1.45, 1.59, 1.59, 1.59], "yaxis": "y"}, {"hovertemplate": "opening_month=-18<br>month_on_book=%{x}<br>due_rate=%{y}<extra></extra>", "legendgroup": "-18", "line": {"color": "#00cc96", "dash": "solid"}, "marker": {"size": 5, "symbol": "circle"}, "mode": "markers+lines", "name": "-18", "showlegend": true, "type": "scattergl", "x": [0, 1, 2, 3, 4, 5, 6, 7, 8, 9, 10, 11, 12, 13, 14, 15, 16, 17, 18], "xaxis": "x", "y": [0, 0, 0.13, 0.25, 0.25, 0.25, 0.38, 0.38, 0.51, 0.51, 0.63, 0.76, 1.01, 1.14, 1.26, 1.26, 1.26, 1.26, 1.26], "yaxis": "y"}, {"hovertemplate": "opening_month=-17<br>month_on_book=%{x}<br>due_rate=%{y}<extra></extra>", "legendgroup": "-17", "line": {"color": "#ab63fa", "dash": "solid"}, "marker": {"size": 5, "symbol": "circle"}, "mode": "markers+lines", "name": "-17", "showlegend": true, "type": "scattergl", "x": [0, 1, 2, 3, 4, 5, 6, 7, 8, 9, 10, 11, 12, 13, 14, 15, 16, 17], "xaxis": "x", "y": [0, 0, 0, 0.11, 0.23, 0.34, 0.34, 0.45, 0.57, 0.57, 0.57, 0.68, 0.68, 0.68, 0.68, 0.68, 0.68, 0.68], "yaxis": "y"}, {"hovertemplate": "opening_month=-16<br>month_on_book=%{x}<br>due_rate=%{y}<extra></extra>", "legendgroup": "-16", "line": {"color": "#FFA15A", "dash": "solid"}, "marker": {"size": 5, "symbol": "circle"}, "mode": "markers+lines", "name": "-16", "showlegend": true, "type": "scattergl", "x": [0, 1, 2, 3, 4, 5, 6, 7, 8, 9, 10, 11, 12, 13, 14, 15, 16], "xaxis": "x", "y": [0, 0, 0, 0, 0, 0.12, 0.12, 0.24, 0.48, 0.61, 0.73, 1.21, 1.21, 1.33, 1.33, 1.33, 1.33], "yaxis": "y"}, {"hovertemplate": "opening_month=-15<br>month_on_book=%{x}<br>due_rate=%{y}<extra></extra>", "legendgroup": "-15", "line": {"color": "#19d3f3", "dash": "solid"}, "marker": {"size": 5, "symbol": "circle"}, "mode": "markers+lines", "name": "-15", "showlegend": true, "type": "scattergl", "x": [0, 1, 2, 3, 4, 5, 6, 7, 8, 9, 10, 11, 12, 13, 14, 15], "xaxis": "x", "y": [0, 0, 0.13, 0.25, 0.38, 0.51, 0.63, 1.01, 1.01, 1.14, 1.27, 1.27, 1.27, 1.27, 1.27, 1.27], "yaxis": "y"}, {"hovertemplate": "opening_month=-14<br>month_on_book=%{x}<br>due_rate=%{y}<extra></extra>", "legendgroup": "-14", "line": {"color": "#FF6692", "dash": "solid"}, "marker": {"size": 5, "symbol": "circle"}, "mode": "markers+lines", "name": "-14", "showlegend": true, "type": "scattergl", "x": [0, 1, 2, 3, 4, 5, 6, 7, 8, 9, 10, 11, 12, 13, 14], "xaxis": "x", "y": [0, 0, 0, 0.25, 0.25, 0.63, 0.63, 0.63, 0.89, 0.89, 0.89, 1.14, 1.14, 1.14, 1.27], "yaxis": "y"}, {"hovertemplate": "opening_month=-13<br>month_on_book=%{x}<br>due_rate=%{y}<extra></extra>", "legendgroup": "-13", "line": {"color": "#B6E880", "dash": "solid"}, "marker": {"size": 5, "symbol": "circle"}, "mode": "markers+lines", "name": "-13", "showlegend": true, "type": "scattergl", "x": [0, 1, 2, 3, 4, 5, 6, 7, 8, 9, 10, 11, 12, 13], "xaxis": "x", "y": [0, 0, 0, 0.23, 0.47, 0.47, 0.47, 0.58, 0.58, 0.7, 0.93, 1.05, 1.05, 1.17], "yaxis": "y"}, {"hovertemplate": "opening_month=-12<br>month_on_book=%{x}<br>due_rate=%{y}<extra></extra>", "legendgroup": "-12", "line": {"color": "#FF97FF", "dash": "solid"}, "marker": {"size": 5, "symbol": "circle"}, "mode": "markers+lines", "name": "-12", "showlegend": true, "type": "scattergl", "x": [0, 1, 2, 3, 4, 5, 6, 7, 8, 9, 10, 11, 12], "xaxis": "x", "y": [0, 0.12, 0.23, 0.35, 0.35, 0.35, 0.47, 0.93, 0.93, 0.93, 0.93, 0.93, 0.93], "yaxis": "y"}], "layout": {"legend": {"title": {"text": "opening_month"}, "tracegroupgap": 0}, "margin": {"t": 60}, "title": {"text": "Porcentaje acumulado de clientes morosos (> 60 días de atraso)"}, "xaxis": {"anchor": "y", "domain": [0, 1], "title": {"text": "month_on_book"}}, "yaxis": {"anchor": "x", "domain": [0, 1], "title": {"text": "due_rate"}}}}
